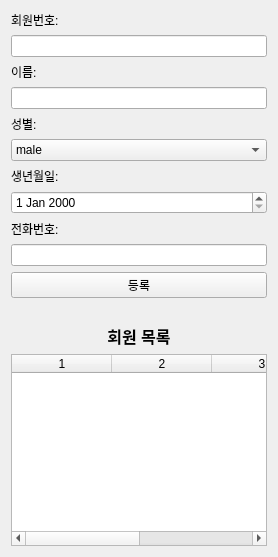
      <widget class="QWidget" name="tab_member">
       <attribute name="title">
        <string>회원가입</string>
       </attribute>
       <layout class="QVBoxLayout" name="layout_member">
        <item>
         <widget class="QLabel" name="label_memberID">
          <property name="text">
           <string>회원번호:</string>
          </property>
         </widget>
        </item>
        <item>
         <widget class="QLineEdit" name="lineEdit_memberID"/>
        </item>
        <item>
         <widget class="QLabel" name="label_name">
          <property name="text">
           <string>이름:</string>
          </property>
         </widget>
        </item>
        <item>
         <widget class="QLineEdit" name="lineEdit_name"/>
        </item>
        <item>
         <widget class="QLabel" name="label_gender">
          <property name="text">
           <string>성별:</string>
          </property>
         </widget>
        </item>
        <item>
         <widget class="QComboBox" name="comboBox_gender">
          <item>
           <property name="text">
            <string>male</string>
           </property>
          </item>
          <item>
           <property name="text">
            <string>female</string>
           </property>
          </item>
         </widget>
        </item>
        <item>
         <widget class="QLabel" name="label_birth">
          <property name="text">
           <string>생년월일:</string>
          </property>
         </widget>
        </item>
        <item>
         <widget class="QDateEdit" name="dateEdit_birth"/>
        </item>
        <item>
         <widget class="QLabel" name="label_phone">
          <property name="text">
           <string>전화번호:</string>
          </property>
         </widget>
        </item>
        <item>
         <widget class="QLineEdit" name="lineEdit_phone"/>
        </item>
        <item>
         <widget class="QPushButton" name="btn_register">
          <property name="text">
           <string>등록</string>
          </property>
         </widget>
        </item>
        <item>
         <widget class="QLabel" name="label_member_list">
          <property name="styleSheet">
           <string notr="true">font-weight: bold; font-size: 16px; margin-top: 20px;</string>
          </property>
          <property name="text">
           <string>회원 목록</string>
          </property>
          <property name="alignment">
           <set>Qt::AlignmentFlag::AlignCenter</set>
          </property>
         </widget>
        </item>
        <item>
         <widget class="QTableWidget" name="table_members">
          <property name="rowCount">
           <number>0</number>
          </property>
          <property name="columnCount">
           <number>4</number>
          </property>
          <column/>
          <column/>
          <column/>
          <column/>
         </widget>
        </item>
       </layout>
      </widget>
